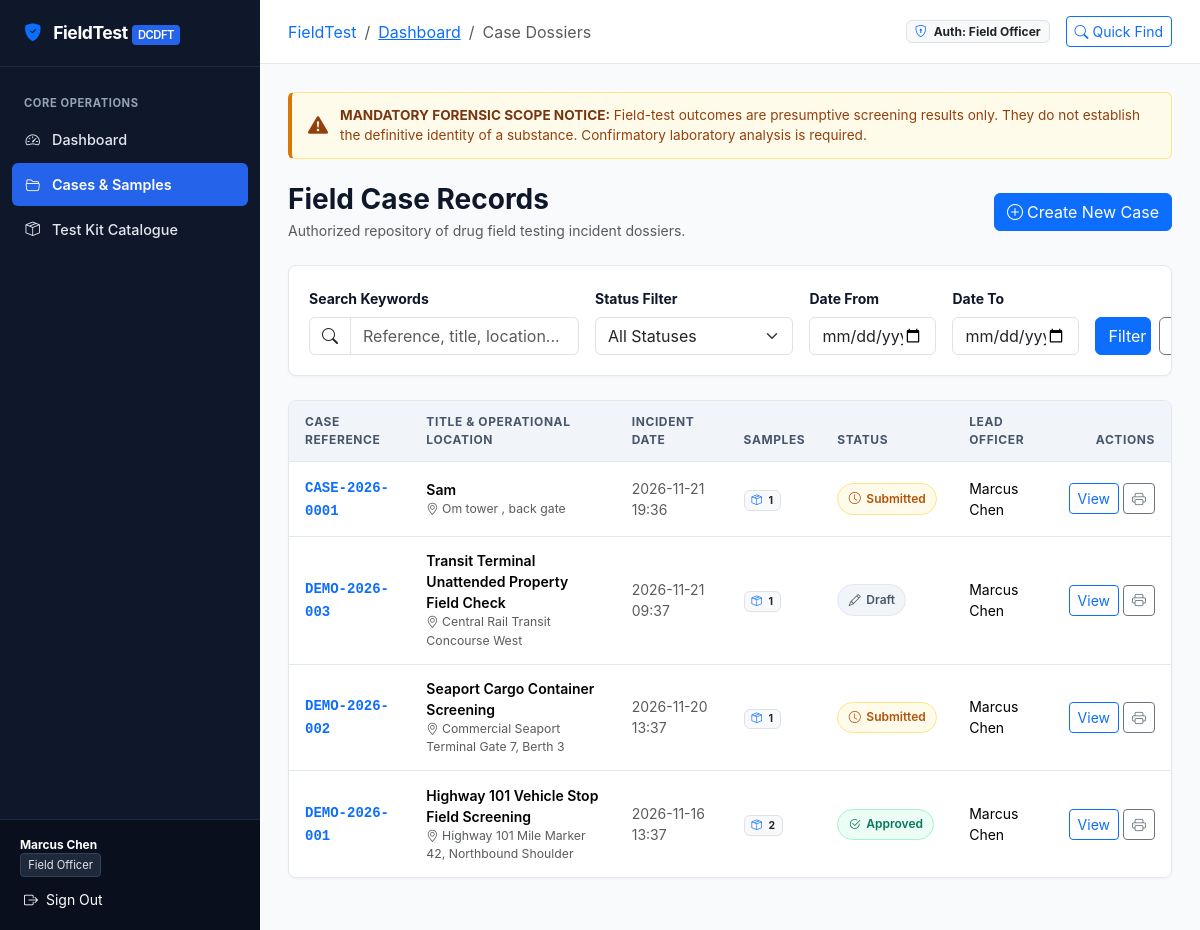
The app's page /cases/ (signed in) with its own data.
### cases/models.py (models this page shows, shortened)
class CaseRecord(models.Model):
    STATUS_DRAFT = 'Draft'
    STATUS_SUBMITTED = 'Submitted'
    STATUS_CHANGES_REQUESTED = 'Changes requested'
    STATUS_APPROVED = 'Approved'
    STATUS_ARCHIVED = 'Archived'
    STATUS_CHOICES = [
        (STATUS_DRAFT, 'Draft (Work in Progress)'),
        (STATUS_SUBMITTED, 'Submitted (Awaiting Supervisory Review)'),
        (STATUS_CHANGES_REQUESTED, 'Changes Requested (Returned for Correction)'),
        (STATUS_APPROVED, 'Approved (Verified by Supervisor)'),
        (STATUS_ARCHIVED, 'Archived (Retention State)'),
    ]
    case_reference = models.CharField(
        max_length=64,
        unique=True,
        db_index=True,
        help_text="Unique auto-generated case reference identifier (e.g. CASE-2026-0001)."
    )
    title = models.CharField(max_length=255, help_text="Short operational title or incident summary.")
    incident_datetime = models.DateTimeField(
        help_text="Date and time when the field incident occurred or was initiated."
    )
    general_location = models.CharField(
        max_length=255,
        help_text="General field location (e.g., Highway 101 Mile 42, Port Terminal B)."
    )
    description = models.TextField(
        help_text="Detailed context and operational background for the field test assignment."
    )
    status = models.CharField(
        max_length=32,
        choices=STATUS_CHOICES,
        default=STATUS_DRAFT,
        db_index=True
    )
    created_by = models.ForeignKey(
        User,
        on_delete=models.PROTECT,
        related_name='created_cases'
    )
    assigned_to = models.ForeignKey(
        User,
        on_delete=models.SET_NULL,
        null=True,
        blank=True,
        related_name='assigned_cases'
    )
    created_at = models.DateTimeField(auto_now_add=True)
    updated_at = models.DateTimeField(auto_now=True)
    class Meta:
        ordering = ['-created_at']
        verbose_name = 'Case Record'
        verbose_name_plural = 'Case Records'

### cases/views.py (the view, shortened to what this page needs)
# urls.py: path('cases/', views.case_list_view, name='case_list'),
@login_required
def case_list_view(request):
    qs = CaseRecord.objects.select_related('created_by', 'assigned_to').all()
    q = request.GET.get('q', '').strip()
    status = request.GET.get('status', '').strip()
    if status:
        qs = qs.filter(status=status)
    date_from = request.GET.get('date_from', '').strip()
    if date_from:
        try:
            qs = qs.filter(incident_datetime__date__gte=date_from)
        except Exception:
            pass
    date_to = request.GET.get('date_to', '').strip()
    if date_to:
        try:
            qs = qs.filter(incident_datetime__date__lte=date_to)
        except Exception:
            pass
    paginator = Paginator(qs, 10)
    page_number = request.GET.get('page')
    page_obj = paginator.get_page(page_number)
    return render(request, 'cases/case_list.html', {
        'page_obj': page_obj,
        'q': q,
        'selected_status': status,
        'date_from': date_from,
        'date_to': date_to,
        'status_choices': CaseRecord.STATUS_CHOICES,
    })

### accounts/context_processors.py (called while the page is built, shortened)
def user_roles(request):
    groups = set(request.user.groups.values_list('name', flat=True))
    is_admin = request.user.is_superuser or 'Administrator' in groups
    is_supervisor = 'Supervisor' in groups or is_admin
    is_field_officer = 'Field Officer' in groups or is_admin
    is_readonly = 'Read-only User' in groups and not (is_admin or is_supervisor or is_field_officer)
    role_label = 'Administrator' if is_admin else ('Supervisor' if is_supervisor else ('Field Officer' if is_field_officer else ('Read-only User' if is_readonly else 'User')))
    return {
        'is_field_officer': is_field_officer,
        'is_supervisor': is_supervisor,
        'is_admin_user': is_admin,
        'is_readonly_user': is_readonly,
        'user_role_label': role_label,
    }

### templates/cases/case_list.html (shortened to what this page needs)
{% extends 'base.html' %}
{% block breadcrumbs %}
<li class="breadcrumb-item"><a href="{% url 'dashboard' %}">Dashboard</a></li>
<li class="breadcrumb-item active" aria-current="page">Case Dossiers</li>
{% endblock %}
{% block content %}
<div class="d-flex flex-wrap align-items-center justify-content-between gap-3 mb-4">
    <div>
        <h1 class="h3 fw-bold mb-1">Field Case Records</h1>
        <p class="text-muted small mb-0">Authorized repository of drug field testing incident dossiers.</p>
    </div>
    {% if is_field_officer %}
    <a href="{% url 'case_create' %}" class="btn btn-primary d-inline-flex align-items-center gap-1">
        <i class="bi bi-plus-circle"></i> Create New Case
    </a>
    {% endif %}
</div>
<div class="card-forensic mb-4">
    <div class="card-body">
        <form method="get" class="row g-3 align-items-end">
            <div class="col-md-4">
                <label for="q" class="form-label small fw-bold">Search Keywords</label>
                <div class="input-group">
                    <span class="input-group-text bg-white"><i class="bi bi-search"></i></span>
                    <input type="text" name="q" id="q" value="{{ q }}" class="form-control" placeholder="Reference, title, location...">
                </div>
            </div>
            <div class="col-md-3">
                <label for="status" class="form-label small fw-bold">Status Filter</label>
                <select name="status" id="status" class="form-select">
                    <option value="">All Statuses</option>
                </select>
            </div>
            <div class="col-md-2">
                <label for="date_from" class="form-label small fw-bold">Date From</label>
                <input type="date" name="date_from" id="date_from" value="{{ date_from }}" class="form-control">
            </div>
            <div class="col-md-2">
                <label for="date_to" class="form-label small fw-bold">Date To</label>
                <input type="date" name="date_to" id="date_to" value="{{ date_to }}" class="form-control">
            </div>
            <div class="col-md-1 d-flex gap-2">
                <button type="submit" class="btn btn-primary w-100" title="Apply Filters">Filter</button>
                <a href="{% url 'case_list' %}" class="btn btn-outline-secondary" title="Reset Filters"></a>
            </div>
        </form>
    </div>
</div>
<div class="card-forensic">
    <div class="table-responsive">
        <table class="table table-forensic mb-0">
            <thead>
                <tr>
                    <th>Case Reference</th>
                    <th>Title & Operational Location</th>
                    <th>Incident Date</th>
                    <th>Samples</th>
                    <th>Status</th>
                    <th>Lead Officer</th>
                    <th class="text-end">Actions</th>
                </tr>
            </thead>
            <tbody>
                {% for case in page_obj %}
                <tr>
                    <td>
                        <a href="{% url 'case_detail' pk=case.pk %}" class="font-monospace fw-bold text-decoration-none">
                            {{ case.case_reference }}
                        </a>
                    </td>
                    <td>
                        <div class="fw-semibold">{{ case.title }}</div>
                        <div class="text-muted small"><i class="bi bi-geo-alt"></i> {{ case.general_location }}</div>
                    </td>
                    <td class="text-muted small">
                        {{ case.incident_datetime|date:"Y-m-d H:i" }}
                    </td>
                    <td>
                        <span class="badge bg-light text-dark border">
                            <i class="bi bi-box-seam me-1 text-primary"></i> {{ case.samples.count }}
                        </span>
                    </td>
                    <td>
                        {% if case.status == 'Draft' %}
                            <span class="badge-status badge-draft"><i class="bi bi-pencil"></i> Draft</span>
                        {% elif case.status == 'Submitted' %}
                            <span class="badge-status badge-submitted"><i class="bi bi-clock"></i> Submitted</span>
                        {% elif case.status == 'Changes requested' %}
                            <span class="badge-status badge-changes-requested"><i class="bi bi-arrow-repeat"></i> Changes Req.</span>
                        {% elif case.status == 'Approved' %}
                            <span class="badge-status badge-approved"><i class="bi bi-check2-circle"></i> Approved</span>
                        {% else %}
                            <span class="badge-status badge-archived">{{ case.status }}</span>
                        {% endif %}
                    </td>
                    <td class="small">
                        {{ case.created_by.get_full_name|default:case.created_by.username }}
                    </td>
                    <td class="text-end">
                        <div class="d-inline-flex gap-1">
                            <a href="{% url 'case_detail' pk=case.pk %}" class="btn btn-sm btn-outline-primary" title="View Full Dossier">
                                View
                            </a>
                            <a href="{% url 'case_report' pk=case.pk %}" class="btn btn-sm btn-outline-secondary" title="View Print Report" target="_blank">
                                <i class="bi bi-printer"></i>
                            </a>
                        </div>
                    </td>
                </tr>
                {% endfor %}
            </tbody>
        </table>
    </div>
</div>
{% endblock %}

### templates/base.html (shortened to what this page needs)
{% load static %}
<!DOCTYPE html>
<html lang="en">
<head>
    <link href="https://cdn.jsdelivr.net/npm/bootstrap@5.3.3/dist/css/bootstrap.min.css" rel="stylesheet">
    <link rel="stylesheet" href="https://cdn.jsdelivr.net/npm/bootstrap-icons@1.11.3/font/bootstrap-icons.min.css">
    <link rel="stylesheet" href="{% static 'css/styles.css' %}">
</head>
<body>
    <div class="app-container">
        {% if user.is_authenticated %}
        <aside class="sidebar" id="appSidebar">
            <a href="{% url 'dashboard' %}" class="sidebar-brand">
                <i class="bi bi-shield-fill-check text-primary"></i>
                <span>FieldTest <span class="badge-tag">DCDFT</span></span>
            </a>
            <ul class="sidebar-nav">
                <li class="nav-section-title">Core Operations</li>
                <li class="nav-item">
                    <a href="{% url 'dashboard' %}" class="nav-link {% if request.resolver_match.url_name == 'dashboard' %}active{% endif %}">
                        <i class="bi bi-speedometer2"></i>
                        <span>Dashboard</span>
                    </a>
                </li>
                <li class="nav-item">
                    <a href="{% url 'case_list' %}" class="nav-link {% if 'case' in request.resolver_match.url_name and 'report' not in request.resolver_match.url_name %}active{% endif %}">
                        <i class="bi bi-folder2-open"></i>
                        <span>Cases & Samples</span>
                    </a>
                </li>
                <li class="nav-item">
                    <a href="{% url 'kit_list' %}" class="nav-link {% if 'kit' in request.resolver_match.url_name %}active{% endif %}">
                        <i class="bi bi-box-seam"></i>
                        <span>Test Kit Catalogue</span>
                    </a>
                </li>
            </ul>
            <div class="sidebar-footer">
                <div class="sidebar-user mb-2">
                    <div>
                        <div class="fw-bold text-white small">{{ user.get_full_name|default:user.username }}</div>
                        <span class="user-role-badge">{{ user_role_label }}</span>
                    </div>
                </div>
                <form method="post" action="{% url 'logout' %}" class="d-grid">
                    <button type="submit" class="btn btn-sm btn-outline-secondary text-start text-white border-0 p-1">
                        <i class="bi bi-box-arrow-right me-1"></i> Sign Out
                    </button>
                </form>
            </div>
        </aside>
        {% endif %}
        <div class="main-wrapper {% if not user.is_authenticated %}m-0{% endif %}">
            {% if user.is_authenticated %}
            <header class="top-navbar">
                <div class="d-flex align-items-center gap-3">
                    <nav aria-label="breadcrumb">
                        <ol class="breadcrumb mb-0 small">
                            <li class="breadcrumb-item"><a href="{% url 'dashboard' %}" class="text-decoration-none">FieldTest</a></li>
                            {% block breadcrumbs %}{% endblock %}
                        </ol>
                    </nav>
                </div>
                <div class="d-flex align-items-center gap-3">
                    <span class="badge bg-light text-dark border small d-none d-md-inline-block">
                        <i class="bi bi-shield-lock me-1 text-primary"></i> Auth: {{ user_role_label }}
                    </span>
                    <a href="{% url 'case_list' %}" class="btn btn-sm btn-outline-primary d-none d-sm-inline-flex align-items-center gap-1">
                        <i class="bi bi-search"></i> Quick Find
                    </a>
                </div>
            </header>
            {% endif %}
            <main class="content-body">
                <div class="system-disclaimer-banner alert-banner-top">
                    <i class="bi bi-exclamation-triangle-fill fs-5 flex-shrink-0"></i>
                    <div>
                        <strong>MANDATORY FORENSIC SCOPE NOTICE:</strong>
                        Field-test outcomes are presumptive screening results only. They do not establish the definitive identity of a substance. Confirmatory laboratory analysis is required.
                    </div>
                </div>
                {% block content %}{% endblock %}
            </main>
        </div>
    </div>
</body>
</html>

### records on screen
CaseRecord: case_reference "CASE-2026-0001", title "Sam", general_location "Om tower , back gate", incident_datetime "2026-11-21 19:36", samples.count "1", status "Submitted" (drawn), created_by.get_full_name "Marcus Chen"
CaseRecord: case_reference "DEMO-2026-003", title "Transit Terminal Unattended Property Field Check", general_location "Central Rail Transit Concourse West", incident_datetime "2026-11-21 09:37", samples.count "1", status "Draft" (drawn), created_by.get_full_name "Marcus Chen"
CaseRecord: case_reference "DEMO-2026-002", title "Seaport Cargo Container Screening", general_location "Commercial Seaport Terminal Gate 7, Berth 3", incident_datetime "2026-11-20 13:37", samples.count "1", status "Submitted" (drawn), created_by.get_full_name "Marcus Chen"
CaseRecord: case_reference "DEMO-2026-001", title "Highway 101 Vehicle Stop Field Screening", general_location "Highway 101 Mile Marker 42, Northbound Shoulder", incident_datetime "2026-11-16 13:37", samples.count "2", status "Approved" (drawn), created_by.get_full_name "Marcus Chen"

### other values on screen
{{ user.get_full_name|default:user.username }} "Marcus Chen"
{{ user_role_label }} "Field Officer"
